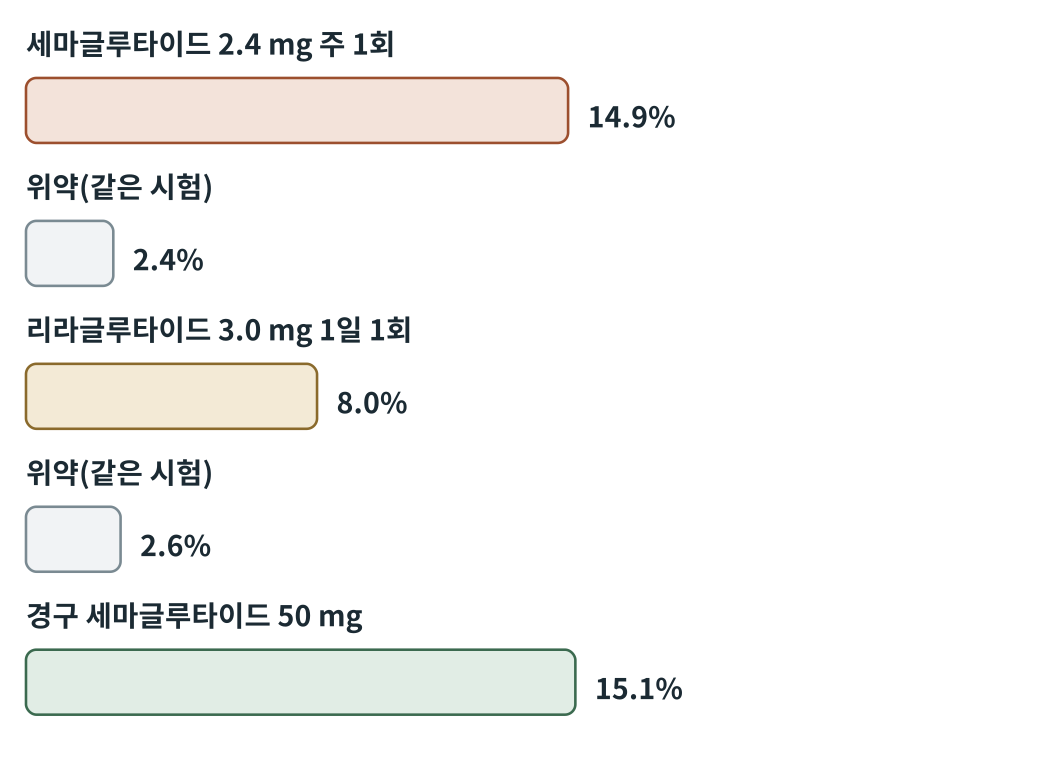
#> input picture obese2/figures/out/그림13-2.png, 2079 x 1559 px (shown at 1/2 size)
$ python fig13-2.py
#> lines starting #> are read from the running program, lines starting #| are printed output that depends on the picture
### obese2/figures/scripts/figlib.py
# -*- coding: utf-8 -*-
"""생물·의학 대중서 그림 생성 라이브러리 (좌표 명시 SVG) — biofig_kit (원본: 「인삼과 암치유」 2026-09)

좌표계: viewBox 폭 800, 출력 폭 120mm  →  1단위 = 0.15mm = 0.425pt
  · 글자 최소 22단위(≈9.4pt).  book1.md 기준(700폭에서 18 = 8.2pt)보다 엄격하다.
  · 제목 26 이상, 수치 강조 28 이상 권장.
모든 글자의 예상 경계상자를 기록해 두었다가 save() 때
  ① 글자↔글자 겹침  ② 캔버스 밖 넘침  ③ 상자 넘침(tbox)  ④ 글자 위에 나중에 그린 불투명 도형
을 검사해 WARN에 쌓는다.  report()가 0건이어야 완성이다.

색 규칙(책 전체 통일, 흑백 인쇄에서도 명도 차로 구분):
  정상세포·일반구조 = BLUE 계열,  암세포 = WARM 계열,  면역세포 = GREEN 계열,
  인삼·진세노사이드 = GOLD 계열,  보조선·주석 = GRAY
"""
import os, math

UNIT_PT = 120.0 / 800 * 72 / 25.4
MIN_FS = 22
FONT = "'Noto Sans CJK KR',sans-serif"

INK    = '#1b2a33'
BLUE   = '#2f5f7a'; LBLUE = '#dbe7ee'; FILL = '#eef3f6'
GRAY   = '#7a8a92'; LGRAY = '#f2f4f5'; MGRAY = '#c9d1d5'
WARM   = '#9c4f2e'; LWARM = '#f3e3da'; MWARM = '#d9a48a'
GREEN  = '#3b6a4f'; LGREEN = '#e1ede5'; MGREEN = '#9cc0a9'
GOLD   = '#8a6a2c'; LGOLD = '#f3ead6'; MGOLD = '#d6bd84'
WHITE  = '#ffffff'

WARN = []


def _w(s, fs):
    """문자열 렌더링 폭 추정(단위). 한글·한자=1.0em, 영문·숫자=0.58em, 좁은 기호=0.32em"""
    t = 0.0
    for c in s:
        o = ord(c)
        if o > 0x1100 and not (0x2000 <= o <= 0x206f):
            t += 1.0
        elif c == ' ':
            t += 0.32
        elif c in 'ilj.,·|()[]:;\'"!':
            t += 0.32
        elif c in 'mwMW':
            t += 0.85
        else:
            t += 0.58
    return t * fs


def _ov(a, b):
    ix = min(a[2], b[2]) - max(a[0], b[0])
    iy = min(a[3], b[3]) - max(a[1], b[1])
    if ix <= 0 or iy <= 0:
        return 0.0
    sa = (a[2] - a[0]) * (a[3] - a[1]); sb = (b[2] - b[0]) * (b[3] - b[1])
    return ix * iy / max(1e-6, min(sa, sb))


class Fig:
    def __init__(self, name, h, w=800):
        self.name, self.w, self.h = name, w, h
        self.parts = []
        self.texts = []      # (box, s, order)
        self.shapes = []     # (box, order)  불투명 도형
        self.order = 0
        self.minfs = 999

    def _add(self, svg, box=None, opaque=False):
        self.parts.append(svg)
        if box and opaque:
            self.shapes.append((box, self.order))
        self.order += 1

    # ── 기본 도형 ──────────────────────────────────────────────
    def rect(self, x, y, w, h, fill=FILL, stroke=BLUE, sw=2, rx=8, dash=None, opacity=1):
        d = f' stroke-dasharray="{dash}"' if dash else ''
        op = f' opacity="{opacity}"' if opacity != 1 else ''
        self._add(f'<rect x="{x}" y="{y}" width="{w}" height="{h}" rx="{rx}" fill="{fill}" '
                  f'stroke="{stroke}" stroke-width="{sw}"{d}{op}/>',
                  (x, y, x + w, y + h), fill not in ('none', '') and opacity >= .5)

    # [10 lines left out: functions circle, ellipse, not called in this run]

    def line(self, x1, y1, x2, y2, stroke=GRAY, sw=2, dash=None):
        d = f' stroke-dasharray="{dash}"' if dash else ''
        self._add(f'<line x1="{x1}" y1="{y1}" x2="{x2}" y2="{y2}" stroke="{stroke}" stroke-width="{sw}"{d}/>')

    # [10 lines left out: functions path, poly, not called in this run]

    def raw(self, svg):
        """직접 작성한 SVG 조각(겹침 검사 대상 아님 — 글자는 반드시 text()로 넣을 것)"""
        self._add(svg)

    def text(self, x, y, s, fs=24, weight=400, anchor='middle', color=INK, italic=False, check=True):
        if fs < MIN_FS:
            WARN.append(f'{self.name}: 글자 크기 {fs} < {MIN_FS} «{s[:20]}»')
            fs = MIN_FS
        self.minfs = min(self.minfs, fs)
        it = ' font-style="italic"' if italic else ''
        esc = s.replace('&', '&amp;').replace('<', '&lt;').replace('>', '&gt;')
        w = _w(s, fs)
        x0 = x - w / 2 if anchor == 'middle' else (x - w if anchor == 'end' else x)
        box = (x0, y - fs * 0.80, x0 + w, y + fs * 0.18)
        if check:
            self.texts.append((box, s, self.order))
        self._add(f'<text x="{x}" y="{y}" font-family="{FONT}" font-size="{fs}" font-weight="{weight}" '
                  f'text-anchor="{anchor}" fill="{color}"{it}>{esc}</text>')
        return box

    # [33 lines left out: functions lines, arrow, carrow, inhibit, not called in this run]

    # ── 조합 도형 ──────────────────────────────────────────────
    def tbox(self, x, y, w, h, lines, fs=24, fill=FILL, stroke=BLUE, sw=2, rx=8,
             color=INK, weight=400, lead=1.3, dash=None, first_bold=False):
        """글자가 든 상자. 폭·높이 초과를 경고한다(글자 폭을 먼저 계산하고 상자를 정할 것)."""
        self.rect(x, y, w, h, fill, stroke, sw, rx, dash)
        n = len(lines)
        total = (n - 1) * fs * lead
        y0 = y + h / 2 - total / 2 + fs * 0.35
        for i, ln in enumerate(lines):
            wgt = 700 if (first_bold and i == 0) else weight
            if _w(ln, fs) > w - 12:
                WARN.append(f'{self.name}: 상자 폭 넘침 «{ln}» {_w(ln, fs):.0f} > {w - 12}')
            self.text(x + w / 2, y0 + i * fs * lead, ln, fs, wgt, 'middle', color)
        if total + fs > h - 8:
            WARN.append(f'{self.name}: 상자 높이 넘침 «{lines[0]}» {total + fs:.0f} > {h - 8}')

    # [33 lines left out: functions callout, badge, hbar, axis_label, not called in this run]

    # ── 저장 ──────────────────────────────────────────────────
    def _check(self):
        T = self.texts
        for i in range(len(T)):
            for j in range(i + 1, len(T)):
                r = _ov(T[i][0], T[j][0])
                if r > 0.06:
                    WARN.append(f'{self.name}: 글자 겹침 {r:.0%} «{T[i][1][:16]}» ↔ «{T[j][1][:16]}»')
        for box, s, o in T:
            if box[0] < 2 or box[2] > self.w - 2 or box[1] < 2 or box[3] > self.h - 2:
                WARN.append(f'{self.name}: 캔버스 넘침 «{s[:20]}» x{box[0]:.0f}~{box[2]:.0f} y{box[1]:.0f}~{box[3]:.0f}')
            for sb, so in self.shapes:
                if so > o and _ov(box, sb) > 0.25:
                    WARN.append(f'{self.name}: 글자가 나중 도형에 가려짐 «{s[:20]}»')

    def save(self, outdir):
        self._check()
        mm_h = self.h / self.w * 120
        svg = (f'<svg xmlns="http://www.w3.org/2000/svg" viewBox="0 0 {self.w} {self.h}" '
               f'width="120mm" height="{mm_h:.1f}mm">'
               f'<rect x="0" y="0" width="{self.w}" height="{self.h}" fill="#ffffff"/>'
               + ''.join(self.parts) + '</svg>')
        os.makedirs(outdir, exist_ok=True)
        open(os.path.join(outdir, self.name), 'w', encoding='utf-8').write(svg)
        return self.name, self.minfs * UNIT_PT


# [18 lines left out: functions point_in_poly, contain, not called in this run]


def report(prefix=''):
    W = [w for w in WARN if w.startswith(prefix)] if prefix else WARN
    if W:
        print(f'⚠ 경고 {len(W)}건:')
        for w in W:
            print('  ', w)
    else:
        print('✓ 겹침·넘침·글자크기 경고 0건')
    return len(W)

### obese2/figures/scripts/fig13-2.py
# -*- coding: utf-8 -*-
import os, sys
sys.path.insert(0, os.path.dirname(os.path.abspath(__file__)))
import figlib as F
from figlib import Fig, INK, BLUE, LBLUE, GRAY, WARM, LWARM, GREEN, LGREEN, GOLD, LGOLD
here = os.path.dirname(os.path.abspath(__file__)); OUT = os.path.join(here, "..", "svg")
f = Fig('fig13-2.svg', 600)
rows = [('세마글루타이드 2.4 mg 주 1회', 14.9, WARM, LWARM), ('위약(같은 시험)', 2.4, GRAY, "#F1F3F5"),
        ('리라글루타이드 3.0 mg 1일 1회', 8.0, GOLD, LGOLD), ('위약(같은 시험)', 2.6, GRAY, "#F1F3F5"),
        ('경구 세마글루타이드 50 mg', 15.1, GREEN, LGREEN)]
y = 20; s = 28
for name, v, st, fl in rows:
    f.text(20, y + 22, name, 22, 'bold', 'start', INK)
    f.tbox(20, y + 40, v * s, 50, [''], 22, fl, st)
    f.text(20 + v * s + 15, y + 78, f"{v}%", 22, 'bold', 'start', INK)
    y += 110
print(f.save(OUT)); F.report()
import cairosvg
from PIL import Image
o = os.path.join(here, '..', 'out')
cairosvg.svg2png(url=os.path.join(OUT, 'fig13-2.svg'), write_to=os.path.join(o, '그림13-2.png'), output_width=2079, background_color='white')
#> (this line was passed over: cairosvg is not available in this run)
Image.open(os.path.join(o, '그림13-2.png')).convert('L').save(os.path.join(o, '그림13-2-흑백.png'))
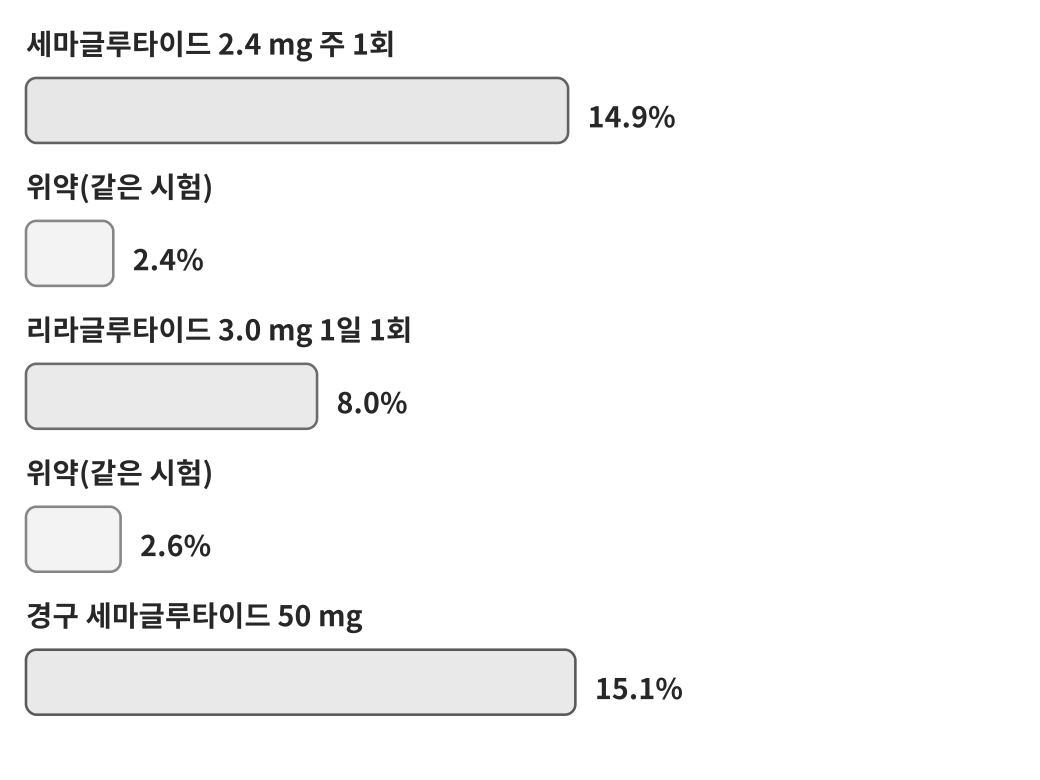
#> saved as 그림13-2-흑백.png: PIL image 2079x1559 L (shown at 1/2 size); min 39, max 255, mean 246.2

$ run again, with obese2/figures/out/그림1-1.png copied over obese2/figures/out/그림13-2.png
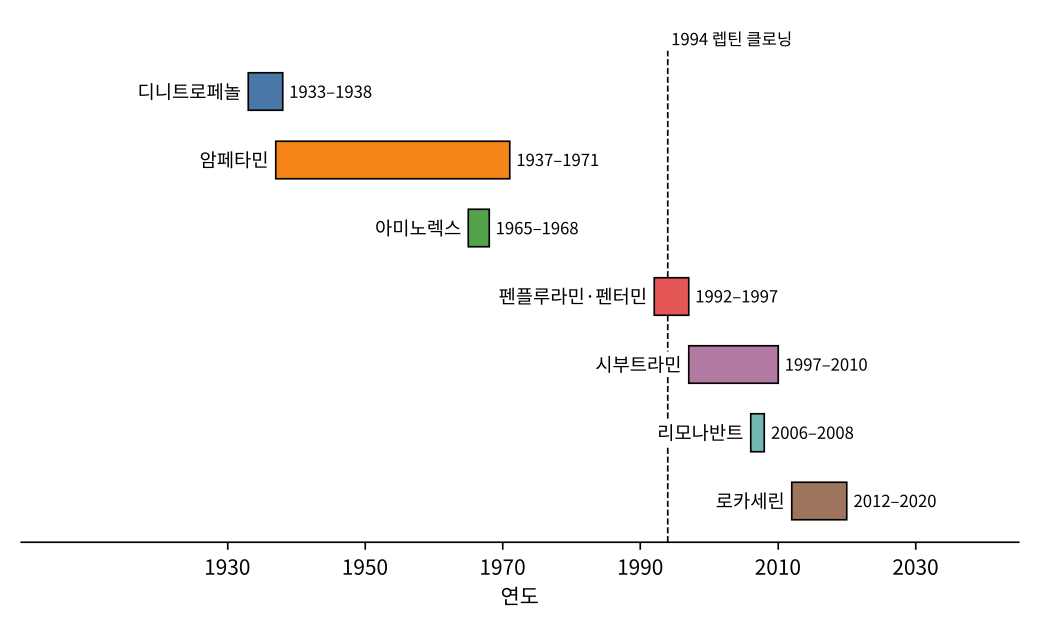
#> input picture obese2/figures/out/그림1-1.png, 2079 x 1260 px (shown at 1/2 size)
#> `Image.open(os.path.join(o, '그림13-2.png')).convert('L').save(os.path.jo..`:
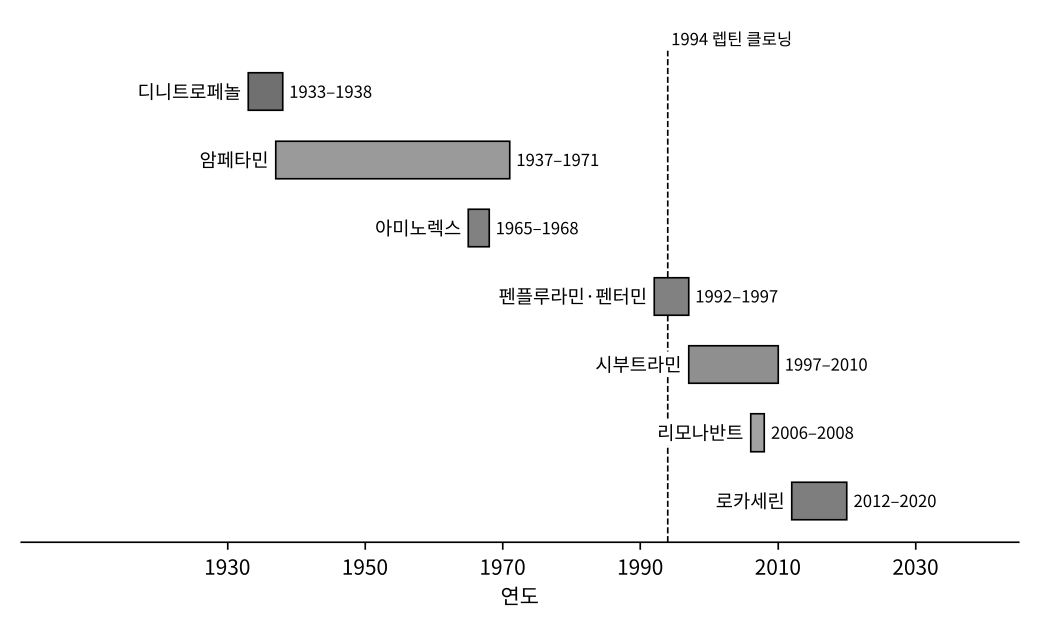
#> saved as 그림13-2-흑백.png: PIL image 2079x1260 L (shown at 1/2 size); min 0, max 255, mean 247.7

$ run again, with obese2/figures/out/그림10-1.png copied over obese2/figures/out/그림13-2.png
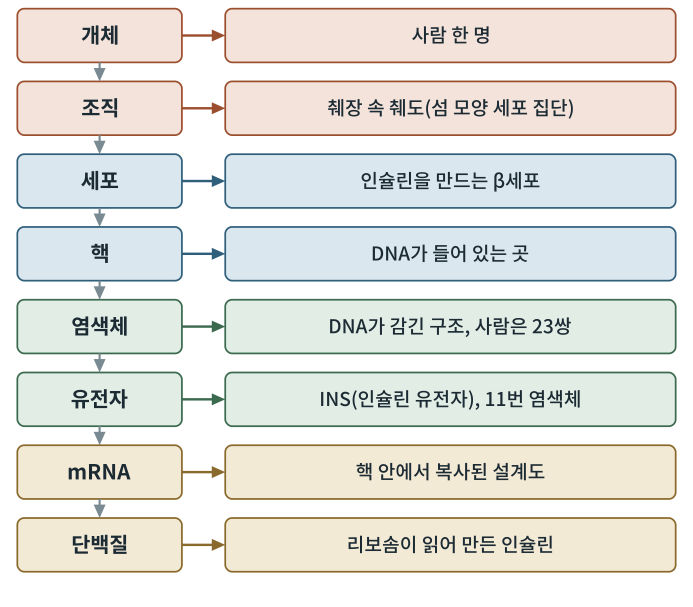
#> input picture obese2/figures/out/그림10-1.png, 2079 x 1819 px (shown at 1/3 size)
#> `Image.open(os.path.join(o, '그림13-2.png')).convert('L').save(os.path.jo..`:
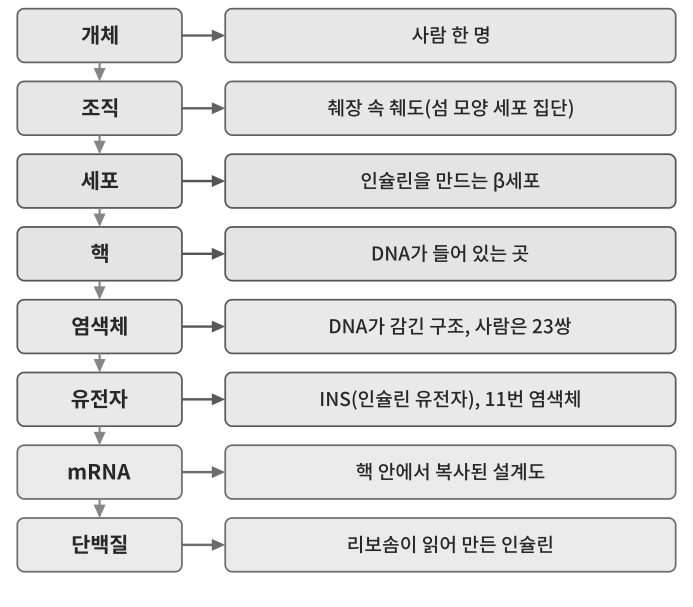
#> saved as 그림13-2-흑백.png: PIL image 2079x1819 L (shown at 1/3 size); min 39, max 255, mean 227.6
